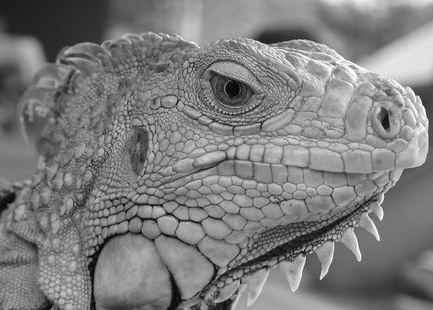
#> input picture hw2_release/iguana.png, 433 x 310 px
$ python edge.py
#> lines starting #> are read from the running program, lines starting #| are printed output that depends on the picture
"""
CS131 - Computer Vision: Foundations and Applications
Assignment 2
Author: Donsuk Lee (donlee90@stanford.edu)
Date created: 07/2017
Last modified: 10/18/2017
Python Version: 3.5+
"""

import numpy as np
from skimage import io
from time import time
import scipy.stats as st

import matplotlib.pyplot as plt


def show_image(image, title=""):
    imgplot = plt.imshow(image)
    plt.title = title
    plt.show()


def conv(image, kernel):
    """ An implementation of convolution filter.

    This function uses element-wise multiplication and np.sum()
    to efficiently compute weighted sum of neighborhood at each
    pixel.

    Args:
        image: numpy array of shape (Hi, Wi).
        kernel: numpy array of shape (Hk, Wk).

    Returns:
        out: numpy array of shape (Hi, Wi).
    """
    Hi, Wi = image.shape
    Hk, Wk = kernel.shape
    out = np.zeros((Hi, Wi))

    # For this assignment, we will use edge values to pad the images.
    # Zero padding will make derivatives at the image boundary very big,
    # whereas we want to ignore the edges at the boundary.
    pad_width0 = Hk // 2
    pad_width1 = Wk // 2
    pad_width = ((pad_width0, pad_width0), (pad_width1, pad_width1))
    padded = np.pad(image, pad_width, mode='edge')

    ### YOUR CODE HERE
    pass
    kernel = np.flip(np.flip(kernel, axis=0), axis=1)
    for y in range(0, Hi):
        for x in range(0, Wi):
            to_np_sum = padded[y:y + Hk, x:x + Wk] * kernel
            out[y][x] = np.sum(to_np_sum)
    ### END YOUR CODE

    return out


def gaussian_kernel(size, sigma):
    """ Implementation of Gaussian Kernel.

    This function follows the gaussian kernel formula,
    and creates a kernel matrix.

    Hints:
    - Use np.pi and np.exp to compute pi and exp.

    Args:
        size: int of the size of output matrix.
        sigma: float of sigma to calculate kernel.

    Returns:
        kernel: numpy array of shape (size, size).
    """

    kernel = np.zeros((size, size))

    ### YOUR CODE HERE
    diff = size // 2
    for x in range(0, size):
        for y in range(0, size):
            first_factor = 1 / (2 * np.pi * sigma ** 2)
            x1 = x - diff
            y1 = y - diff
            exp_numerator = ((x1 + y1) ** 2 - 2 * x1 * y1) * -1
            exp_denominator = (2 * sigma ** 2)
            exp_power = exp_numerator / exp_denominator
            second_factor = np.exp(exp_power)
            kernel[x][y] = first_factor * second_factor
    # print(kernel)
    ### END YOUR CODE
    return kernel


def partial_x(img):
    """ Computes partial x-derivative of input img.

    Hints:
        - You may use the conv function in defined in this file.

    Args:
        img: numpy array of shape (H, W).
    Returns:
        out: x-derivative image.
    """

    out = None

    ### YOUR CODE HERE
    kernel = np.array([[0, 0, 0], [0.5, 0, -0.5], [0, 0, 0]])
    return conv(img, kernel)
    ### END YOUR CODE


def partial_y(img):
    """ Computes partial y-derivative of input img.

    Hints:
        - You may use the conv function in defined in this file.

    Args:
        img: numpy array of shape (H, W).
    Returns:
        out: y-derivative image.
    """

    out = None

    ### YOUR CODE HERE
    kernel = np.array([[0, 0.5, 0], [0, 0, 0], [0, -0.5, 0]])
    return conv(img, kernel)
    ### END YOUR CODE


def gradient(img):
    """ Returns gradient magnitude and direction of input img.

    Args:
        img: Grayscale image. Numpy array of shape (H, W).

    Returns:
        G: Magnitude of gradient at each pixel in img.
            Numpy array of shape (H, W).
        theta: Direction(in degrees, 0 <= theta < 360) of gradient
            at each pixel in img. Numpy array of shape (H, W).

    Hints:
        - Use np.sqrt and np.arctan2 to calculate square root and arctan
    """
    G = np.zeros(img.shape)
    theta = np.zeros(img.shape)

    ### YOUR CODE HERE
    pass
    G = np.sqrt(partial_y(img) ** 2 + partial_x(img) ** 2)
    theta = np.arctan2(partial_y(img), partial_x(img) * 180 / np.pi)
    ### END YOUR CODE

    return G, theta % 360


def get_adjacent_list(G, y, x, curr_theta):
    switcher = {
        0: [G[y, x - 1], G[y, x + 1]],
        45: [G[y - 1, x - 1], G[y + 1, x + 1]],
        90: [G[y - 1, x], G[y + 1, x]],
        135: [G[y - 1, x + 1], G[y + 1, x - 1]],
        180: [G[y, x - 1], G[y, x + 1]],
        225: [G[y - 1, x - 1], G[y + 1, x + 1]],
        270: [G[y - 1, x], G[y + 1, x]],
        315: [G[y - 1, x + 1], G[y + 1, x - 1]]
    }
    return switcher.get(curr_theta, None)


def non_maximum_suppression(G, theta):
    """ Performs non-maximum suppression.

    This function performs non-maximum suppression along the direction
    of gradient (theta) on the gradient magnitude image (G).

    Args:
        G: gradient magnitude image with shape of (H, W).
        theta: direction of gradients with shape of (H, W).

    Returns:
        out: non-maxima suppressed image.
    """
    H, W = G.shape
    out = np.zeros((H, W))

    # Round the gradient direction to the nearest 45 degrees
    theta = (np.floor((theta + 22.5) / 45) * 45) % 360

    ### BEGIN YOUR CODE

    pass
    for y in range(1, H - 1):
        for x in range(1, W - 1):
            curr_theta = theta[y, x]
            adjacent_list = get_adjacent_list(G, y, x, curr_theta)
            currG = G[y][x]
            if currG >= np.max(adjacent_list):
                out[y][x] = currG
    ### END YOUR CODE

    return out


# [180 lines left out: functions double_thresholding, get_neighbors, link_edges, canny, hough_transform, testGaussian, not called in this run]


def generateSmoothed():
    kernel_size = 5
    sigma = 1.4

    # Load image
    img = io.imread('iguana.png', as_gray=True)

    # Define 5x5 Gaussian kernel with std = sigma
    kernel = gaussian_kernel(kernel_size, sigma)

    # Convolve image with kernel to achieve smoothed effect
    smoothed = conv(img, kernel)
    return smoothed


# [75 lines left out: functions testConv, showPartialXYImage, testPartial, testGradient, not called in this run]


def testNonMaximum():
    # Test input
    smoothed = generateSmoothed()

    G, theta = gradient(smoothed)
#> after the loop in conv (call 2), `for y in range(0, Hi):`:
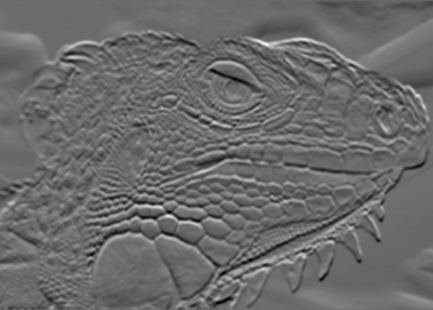
#> out: shape (310, 433) float64; min -0.112, max 0.154, mean -0.00018; drawn with min black and max white
#> after the loop in conv (call 3), `for y in range(0, Hi):`:
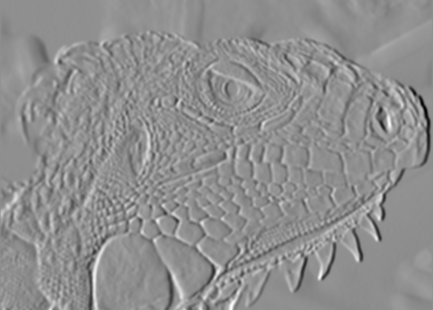
#> out: shape (310, 433) float64; min -0.155, max 0.122, mean 0.000203; drawn with min black and max white
#> in gradient, `G = np.sqrt(partial_y(img) ** 2 + partial_x(img) ** 2)`:
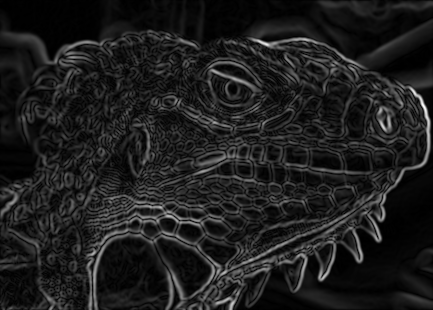
#> G: shape (310, 433) float64; min 0, max 0.171, mean 0.0204; drawn with min black and max white
    g = np.array(
        [[0.4, 0.5, 0.6],
         [0.3, 0.5, 0.7],
         [0.4, 0.5, 0.6]]
    )

    # Print out non-maximum suppressed output
    # varying theta
    for angle in range(0, 180, 45):
        print('Thetas:', angle)
        t = np.ones((3, 3)) * angle  # Initialize theta
        print(non_maximum_suppression(g, t))

    nms = non_maximum_suppression(G, theta)
    show_image(nms)
    reference = np.load('references/iguana_non_max_suppressed.npy')
    show_image(reference, "reference")
    show_image(nms - reference, "nms-reference")


# [69 lines left out: functions testDoubleThresholding, testLinkEdges, testCanny, not called in this run]


def main():
    # [12 lines of commented-out code are left out]
    print("-----Running NonMaximum -----")
    testNonMaximum()
#> in testNonMaximum, `G, theta = gradient(smoothed)`:
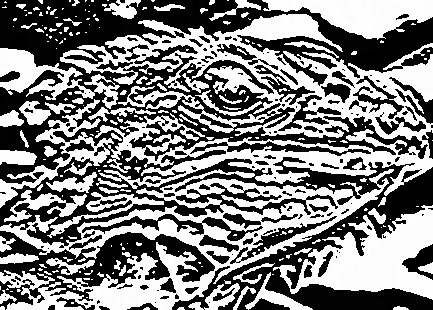
#> theta: shape (310, 433) float64; min 0, max 360, mean 180; drawn with min black and max white
#> in non_maximum_suppression (call 5), `theta = (np.floor((theta + 22.5) / 45) * 45) % 360`: theta: shape (310, 433) float64; every value is 0
#> after the loop in non_maximum_suppression (call 5), `for y in range(1, H - 1):`:
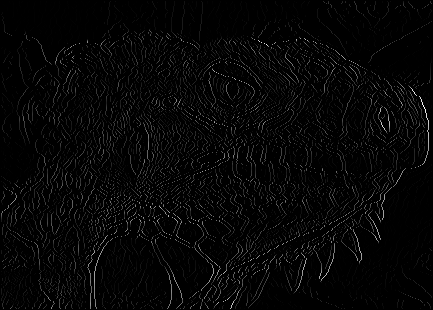
#> out: shape (310, 433) float64; min 0, max 0.171, mean 0.00433; drawn with min black and max white
#> (reads hw2_release/references/iguana_non_max_suppressed.npy from the repository)
#> call 2 of show_image, with title = 'reference'
#> in show_image (call 2), `plt.show()`:
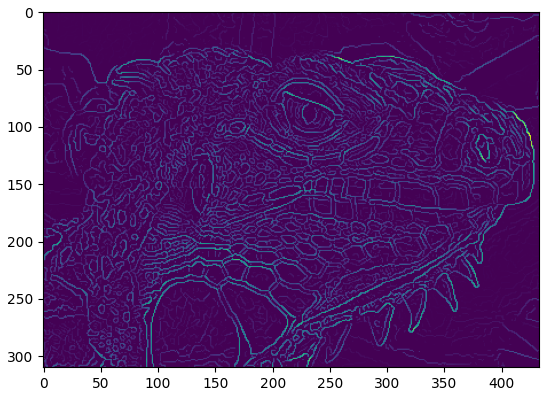
#> figure drawn by matplotlib, 1 panel
#> call 3 of show_image, with title = 'nms-reference'
#> in show_image (call 3), `plt.show()`:
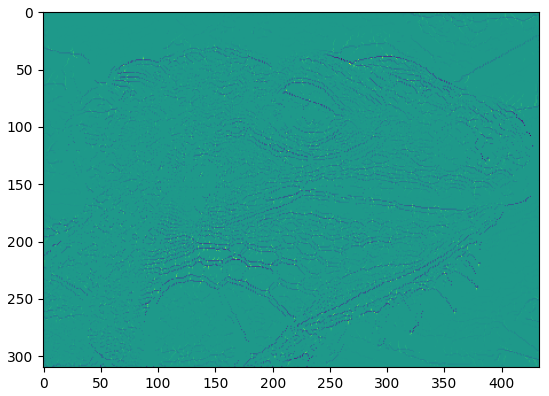
#> figure drawn by matplotlib, 1 panel
    print("-----NonMaximum:Done-----")
    # [9 lines of commented-out code are left out]

if __name__ == "__main__":
    main()
